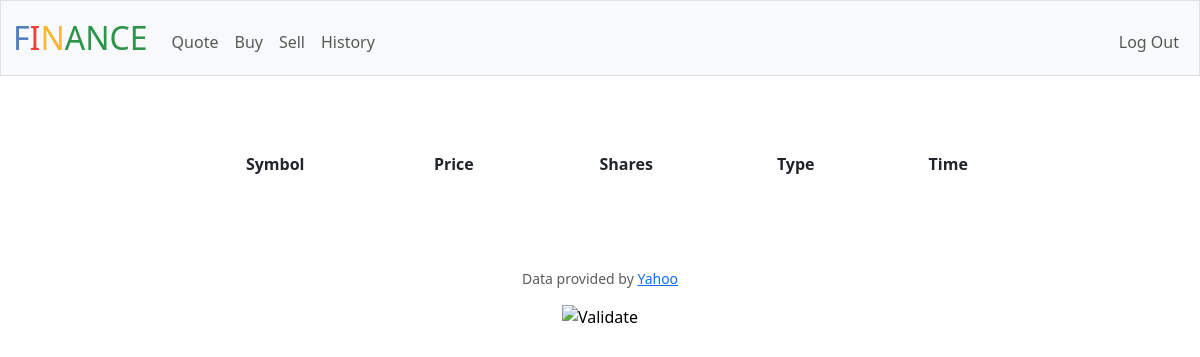
The app's page /history (signed in), older data.
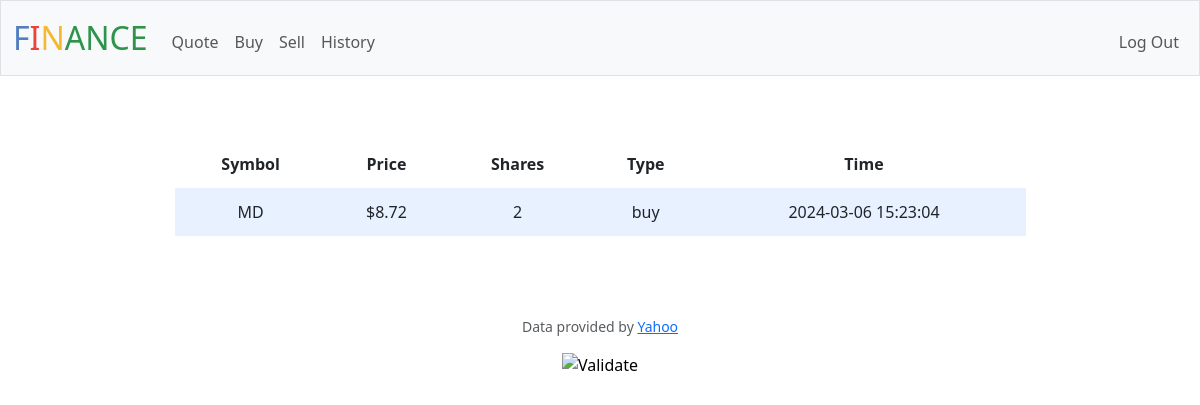
The same page, newer data.
### tables this page shows
CREATE TABLE history (
    transaction_id INTEGER PRIMARY KEY AUTOINCREMENT NOT NULL UNIQUE,
    user_id INTEGER NOT NULL,
    type TEXT NOT NULL,
    stock_symbol TEXT NOT NULL,
    stock_price REAL NOT NULL,
    shares INTEGER NOT NULL,
    time TIMESTAMP NOT NULL
);

### app.py (the view)
@app.route("/history")
@login_required
def history():
    history = db.execute("SELECT * FROM history WHERE user_id = ?", session["user_id"])
    return render_template("history.html", history=history)

### app.py (called while the page is built)
@app.after_request
def after_request(response):
    response.headers["Cache-Control"] = "no-cache, no-store, must-revalidate"
    response.headers["Expires"] = 0
    response.headers["Pragma"] = "no-cache"
    return response

### helpers.py (called while the page is built)
def login_required(f):
    @wraps(f)
    def decorated_function(*args, **kwargs):
        if session.get("user_id") is None:
            return redirect("/login")
        return f(*args, **kwargs)
    return decorated_function

def usd(value):
    return f"${value:,.2f}"

### templates/history.html (shortened to what this page needs)
{% extends "layout.html" %}
{% block main %}
    <div class="container">
        <div class="section">
            <table>
                <thead>
                    <tr>
                        <th>Symbol</th>
                        <th>Price</th>
                        <th>Shares</th>
                        <th>Type</th>
                        <th>Time</th>
                    </tr>
                </thead>
                <tbody>
                    {% for row in history %}
                        <tr>
                            <td>{{ row["stock_symbol"] }}</td>
                            <td>{{ row["stock_price"] | usd }}</td>
                            <td>{{ row["shares"] }}</td>
                            <td>{{ row["type"] }}</td>
                            <td>{{ row["time"] }}</td>
                        </tr>
                    {% endfor %}
                </tbody>
            </table>
        </div>
    </div>
{% endblock %}

### templates/layout.html (shortened to what this page needs)
<!DOCTYPE html>
<html lang="en">
    <head>
        <link href="https://cdn.jsdelivr.net/npm/bootstrap@5.3.2/dist/css/bootstrap.min.css" rel="stylesheet">
        <link href="/static/styles.css" rel="stylesheet">
    </head>
    <body>
        <nav class="bg-light border navbar navbar-expand-md navbar-light">
            <div class="container-fluid">
                <a class="navbar-brand" href="/"><span class="blue">F</span><span class="red">I</span><span class="yellow">N</span><span class="green">A</span><span class="green">N</span><span class="green">C</span><span class="green">E</span></a>
                <div class="collapse navbar-collapse" id="navbar">
                    {% if session["user_id"] %}
                        <ul class="navbar-nav me-auto mt-2">
                            <li class="nav-item"><a class="nav-link" href="/quote">Quote</a></li>
                            <li class="nav-item"><a class="nav-link" href="/buy">Buy</a></li>
                            <li class="nav-item"><a class="nav-link" href="/sell">Sell</a></li>
                            <li class="nav-item"><a class="nav-link" href="/history">History</a></li>
                        </ul>
                        <ul class="navbar-nav ms-auto mt-2">
                            <li class="nav-item"><a class="nav-link" href="/logout">Log Out</a></li>
                        </ul>
                    {% else %}
                        <ul class="navbar-nav ms-auto mt-2">
                            <li class="nav-item"><a class="nav-link" href="/register">Register</a></li>
                            <li class="nav-item"><a class="nav-link" href="/login">Log In</a></li>
                        </ul>
                    {% endif %}
                </div>
            </div>
        </nav>
        <main class="container py-5 text-center">
            {% block main %}{% endblock %}
        </main>
        <footer class="mb-5">
            <p class="mb-3 small text-center text-muted">
                Data provided by <a href="https://finance.yahoo.com/">Yahoo</a>
            </p>
            <form action="https://validator.w3.org/check" class="text-center" enctype="multipart/form-data" method="post" target="_blank">
                <input alt="Validate" src="https://www.w3.org/assets/logos/w3c/w3c-no-bars.svg" type="image">
            </form>
        </footer>
    </body>
</html>

### static/styles.css (style rules this page uses)
nav .navbar-brand { font-size: xx-large; }
nav .navbar-brand .blue { color: #537fbe; }
nav .navbar-brand .red { color: #ea433b; }
nav .navbar-brand .yellow { color: #f5b82e; }
nav .navbar-brand .green { color: #2e944b; }
.section { padding-bottom: 1rem; padding-left: 2rem; padding-right: 2rem; padding-top: 1rem; }
.container { margin-left: auto; margin-right: auto; padding-left: 15px; padding-right: 15px; text-align: center; width: 90%; }
table { background-color: transparent; margin-bottom: 1rem; width: 100%; }
table th, table td { padding: 0.75rem; vertical-align: middle; }
tbody tr:nth-of-type(odd) { background-color: rgb(179, 208, 255, 0.3) }

Row changes from the older to the newer data that the page shows:
added history: stock_symbol "MD", stock_price "$8.72", shares "2", type "buy", time "2024-03-06 15:23:04"
